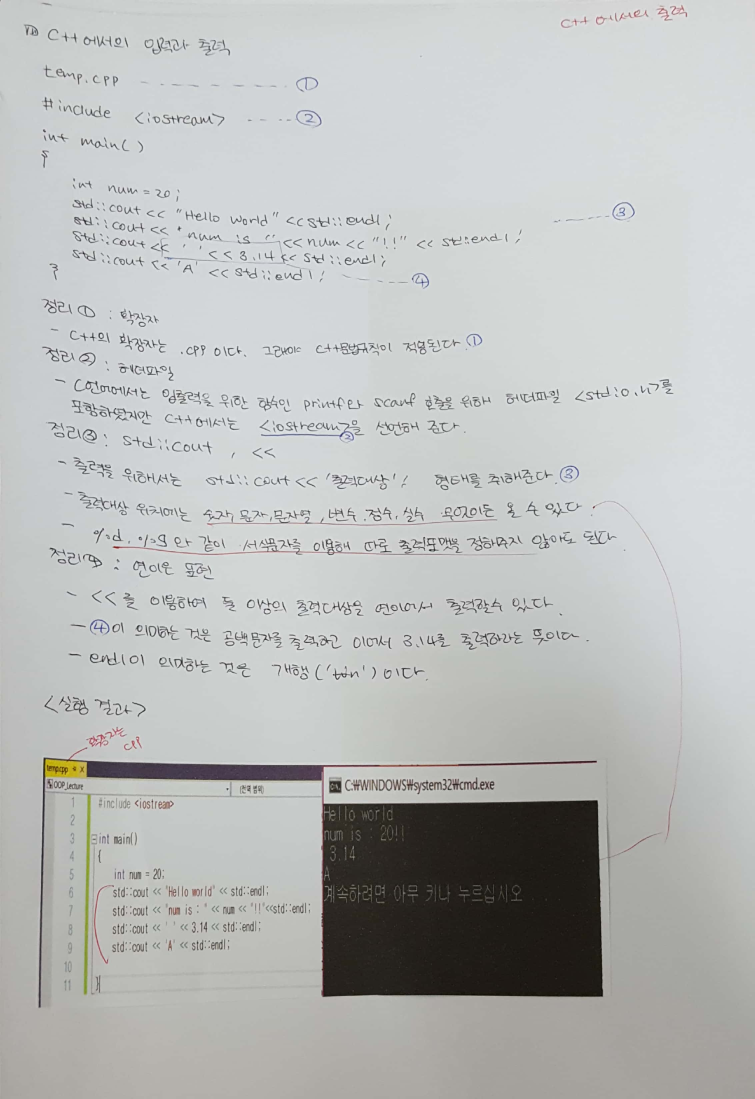
//> input picture 01 출력.jpg, 2264 x 3296 px (shown at 1/3 size)
$ ./2_1_pepperNoise '../01 출력.jpg'   (built with g++ and OpenCV 4)
//> lines starting //> are read from the running program, lines starting //| are printed output that depends on the picture
#include <opencv2/opencv.hpp>
#include <iostream>

using namespace cv;
using namespace std;


void addSaltAndPepperNoise(Mat& img, double noise_ratio)
{
	int rows = img.rows;
	int cols = img.cols;
	int ch = img.channels();
	int num_of_noise_pixels = (int)((double)(rows*cols*ch)*noise_ratio);

	for (int i = 0; i < num_of_noise_pixels; i++)
	{
		int r = rand() % rows;
		int c = rand() % cols;
		int _ch = rand() % ch;
		uchar *pixel = img.ptr<uchar>(r) + (c*ch) + _ch;

		*pixel = (rand() % 2 == 1) ? 255 : 0;
	}
}
int main(int argc, char** argv)
{
	if (argc != 2)
	{
		cout << "Provide image name to read" << endl;
		return -1;
	}

	Mat inputImg;
	Mat spImg;
	inputImg = imread(argv[1], IMREAD_UNCHANGED);
//> inputImg is the input picture: 3296 rows x 2264 cols, CV_8UC3; mean B, G, R 186.9, 187.8, 185.8
	resize(inputImg, inputImg, Size(), 0.1, 0.1, CV_INTER_AREA);
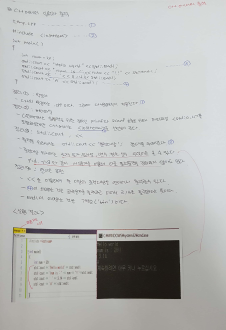
//> inputImg: 330 rows x 226 cols, CV_8UC3; mean B, G, R 186.8, 187.7, 185.7
	if (inputImg.empty())
	{
		cout << "Unable to open file" << endl;
		return 0;
	}

	spImg = inputImg.clone();
	addSaltAndPepperNoise(spImg, 0.35);
//> after the loop in addSaltAndPepperNoise, `for (int i = 0; i < num_of_noise_pixels; i++)`:
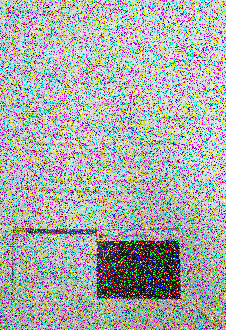
//> img: 330 rows x 226 cols, CV_8UC3; mean B, G, R 168.9, 170.2, 168.6

	Mat localAvgImg;
	Mat gaussianSmoothedImg;
	Mat medianFilteredImg;

	blur(spImg, localAvgImg, Size(5, 5));
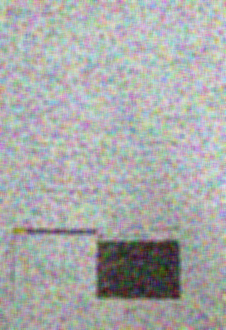
//> localAvgImg: 330 rows x 226 cols, CV_8UC3; mean B, G, R 168.9, 170.2, 168.6
	GaussianBlur(spImg, gaussianSmoothedImg, Size(5, 5),1.5);
	medianBlur(spImg, medianFilteredImg, 5);
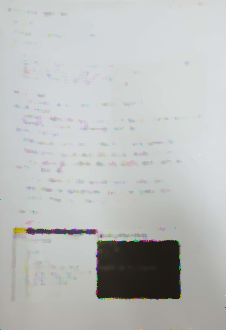
//> medianFilteredImg: 330 rows x 226 cols, CV_8UC3; mean B, G, R 188.4, 189.3, 187.2
	imshow("Original", inputImg);
	imshow("SaltAndPepper", spImg);
	imshow("localAvgImg", localAvgImg);
	imshow("gaussianSmoothedImg", gaussianSmoothedImg);
	imshow("medianFilteredImg", medianFilteredImg);


	waitKey(0);
	return 0;
}

$ run again, on 03 overloading.jpg
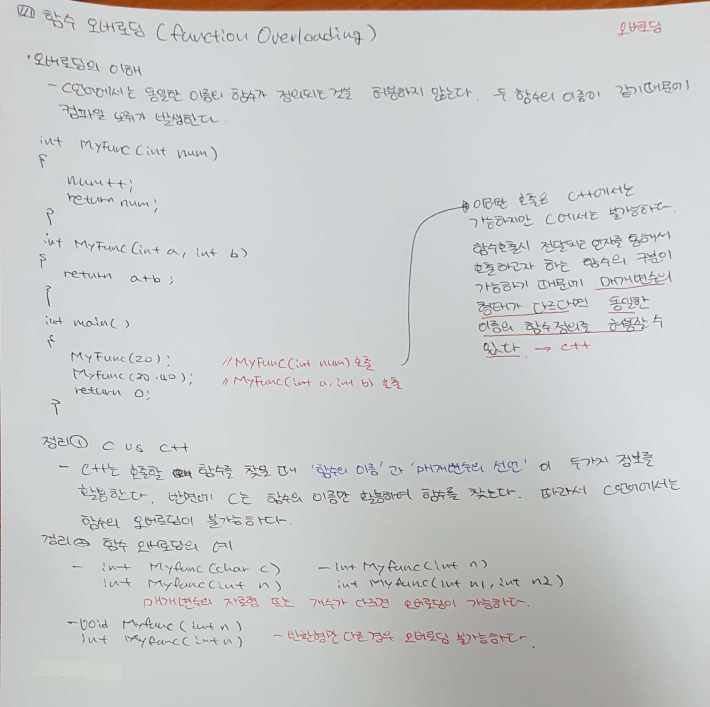
//> input picture 03 overloading.jpg, 2128 x 2120 px (shown at 1/3 size)
//> inputImg is the input picture: 2120 rows x 2128 cols, CV_8UC3; mean B, G, R 202.6, 202.6, 200.5
//> inputImg: 212 rows x 213 cols, CV_8UC3
//> after the loop in addSaltAndPepperNoise, `for (int i = 0; i < num_of_noise_pixels; i++)`:
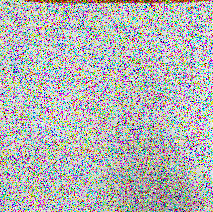
//> img: 212 rows x 213 cols, CV_8UC3; mean B, G, R 179.8, 180.3, 178.7
//> `medianBlur(spImg, medianFilteredImg, 5);`:
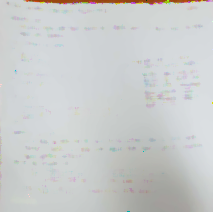
//> medianFilteredImg: 212 rows x 213 cols, CV_8UC3; mean B, G, R 204.2, 204.4, 202.1

$ run again, on 03 overloading_1.jpg
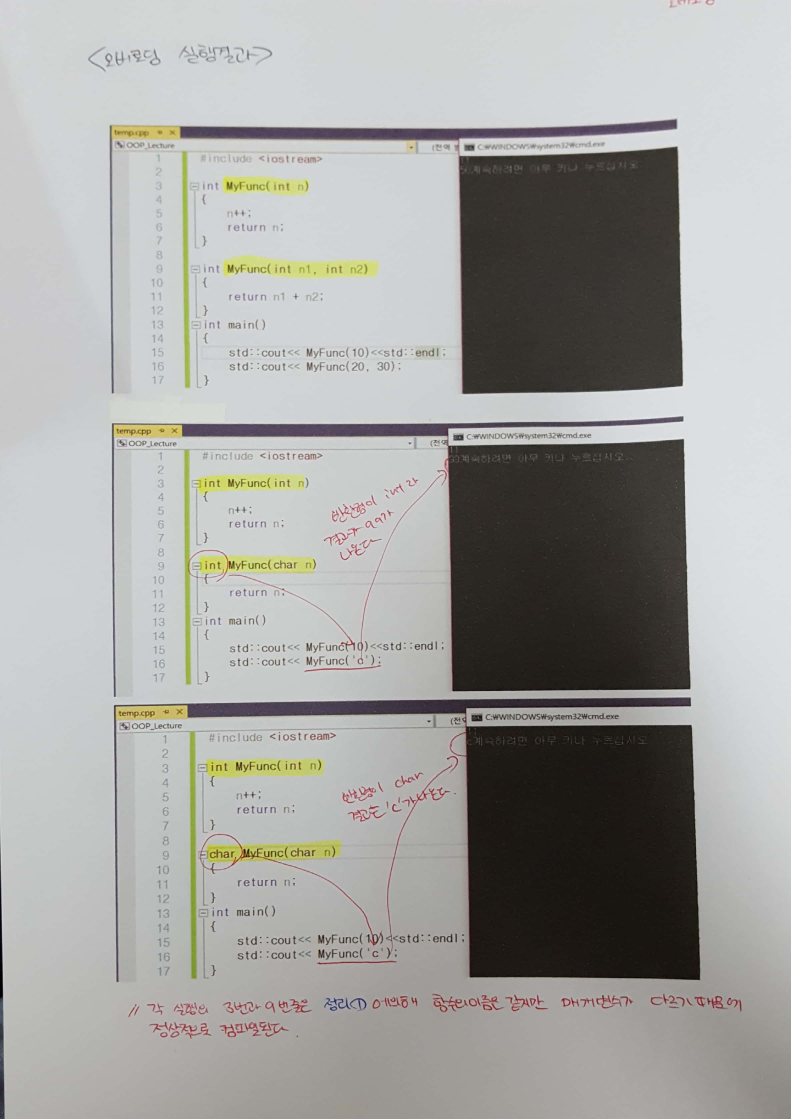
//> input picture 03 overloading_1.jpg, 2372 x 3356 px (shown at 1/3 size)
//> inputImg is the input picture: 3356 rows x 2372 cols, CV_8UC3; mean B, G, R 160.6, 163.3, 163.1
//> inputImg: 336 rows x 237 cols, CV_8UC3
//> after the loop in addSaltAndPepperNoise, `for (int i = 0; i < num_of_noise_pixels; i++)`:
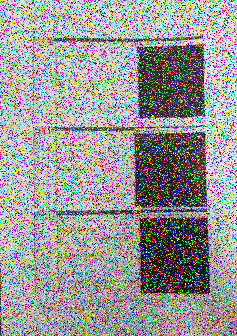
//> img: 336 rows x 237 cols, CV_8UC3; mean B, G, R 150.6, 152.6, 152.5
//> `medianBlur(spImg, medianFilteredImg, 5);`:
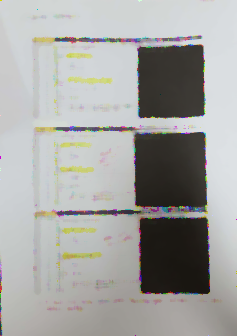
//> medianFilteredImg: 336 rows x 237 cols, CV_8UC3; mean B, G, R 162, 164.3, 164.1

$ run again, on 03 overloading_2.jpg
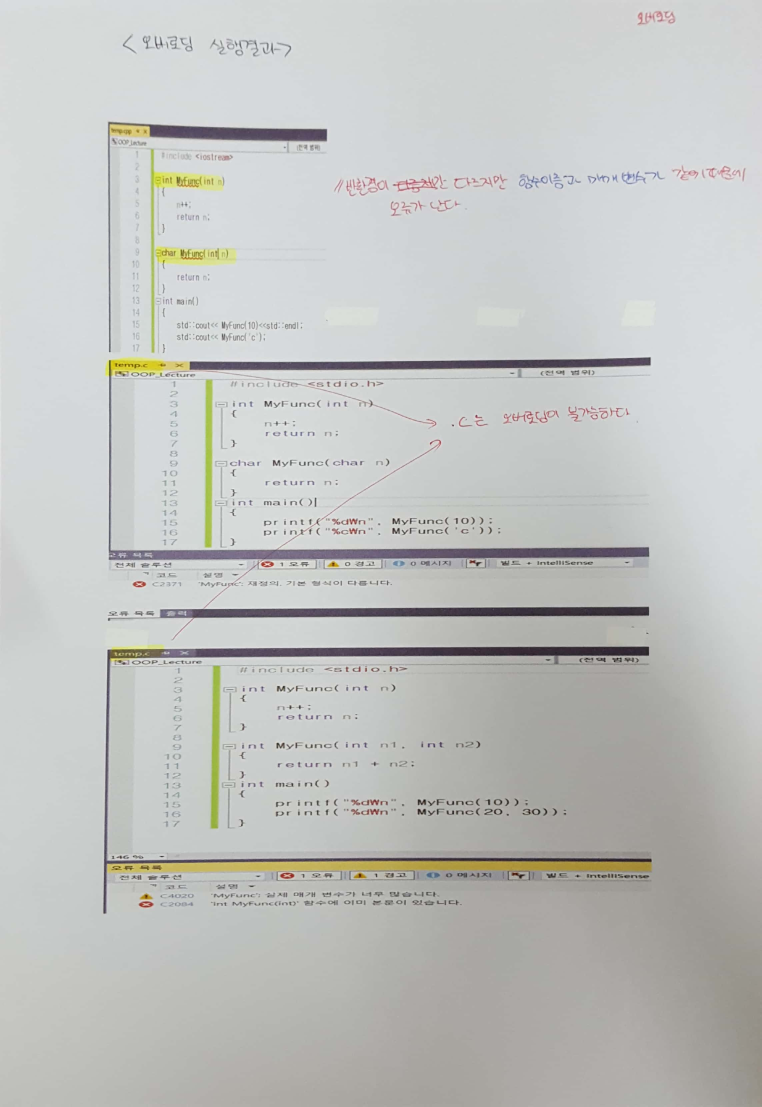
//> input picture 03 overloading_2.jpg, 2284 x 3320 px (shown at 1/3 size)
//> inputImg is the input picture: 3320 rows x 2284 cols, CV_8UC3; mean B, G, R 192.4, 194.5, 193
//> inputImg: 332 rows x 228 cols, CV_8UC3
//> after the loop in addSaltAndPepperNoise, `for (int i = 0; i < num_of_noise_pixels; i++)`:
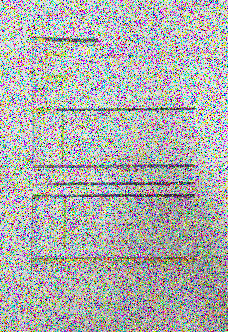
//> img: 332 rows x 228 cols, CV_8UC3; mean B, G, R 172.9, 174.7, 173.4
//> `medianBlur(spImg, medianFilteredImg, 5);`:
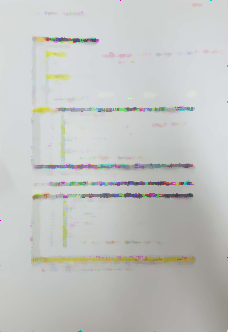
//> medianFilteredImg: 332 rows x 228 cols, CV_8UC3; mean B, G, R 194, 196.3, 194.3
